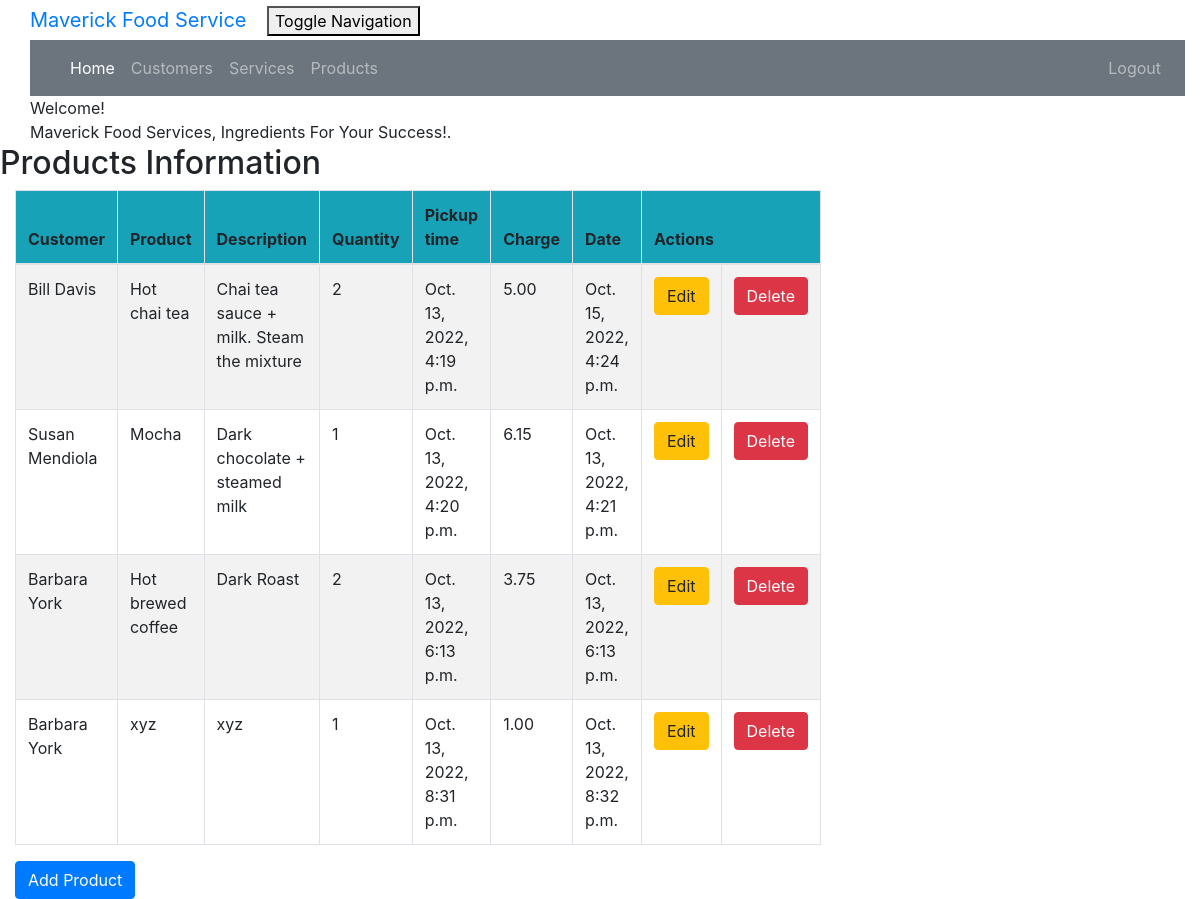
The page /product_list (signed in) on the database its author committed.
### crm/models.py (models this page shows, shortened)
class Product(models.Model):
    cust_name = models.ForeignKey(Customer, on_delete=models.CASCADE, related_name='products')
    product = models.CharField(max_length=100)
    description = models.TextField()
    quantity = models.IntegerField()
    pickup_time = models.DateTimeField(
        default=timezone.now)
    charge = models.DecimalField(max_digits=10, decimal_places=2)
    created_date = models.DateTimeField(
        default=timezone.now)
    updated_date = models.DateTimeField(auto_now_add=True)

class Customer(models.Model):
    cust_name = models.CharField(max_length=50)
    email = models.EmailField(max_length=100)
    phone = models.CharField(max_length=20)
    bldgroom = models.CharField(max_length=100)
    address = models.CharField(max_length=200)
    state = models.CharField(max_length=50)
    city = models.CharField(max_length=50, null=True)
    zipcode = models.CharField(max_length=10)
    organization = models.CharField(max_length=100)
    role = models.CharField(max_length=100)
    def __str__(self):
        return self.cust_name

### crm/views.py (the view)
# urls.py: path('product_list', views.product_list, name='product_list'),
@login_required
def product_list(request):
    products = Product.objects.filter(created_date__lte=timezone.now())
    return render(request, 'crm/product_list.html', {'products': products})

### crm/templates/crm/product_list.html (shortened to what this page needs)
<!DOCTYPE html>
{% extends 'crm/base.html' %}
{% block content %}
    {% load humanize %}
    <head>
    </head>
    <body class="bodylist">
    <div class="container">
        <div class="panel panel-primary">
            <div class="panel-heading">Welcome!</div>
            <div class="panel-body">
                Maverick Food Services, Ingredients For Your Success!.
            </div>
        </div>
    </div>
    <div class="row">
        <h2>Products Information</h2>
    </div>
    <div>
        <table class="table table-striped table-bordered table-hover w-auto">
            <thead>
            <tr class="bg-info">
                <th>Customer</th>
                <th>Product</th>
                <th>Description</th>
                <th>Quantity</th>
                <th>Pickup time</th>
                <th>Charge</th>
                <th>Date</th>
                <th colspan="3">Actions</th>
            </tr>
            </thead>
            <tbody>
            {% for product in products %}
                <tr>
                    <td>{{ product.cust_name }}</td>
                    <td>{{ product.product }}</td>
                    <td>{{ product.description }}</td>
                    <td>{{ product.quantity }}</td>
                    <td>{{ product.pickup_time }}</td>
                    <td>{{ product.charge|floatformat:2|intcomma }}</td>
                    <td>{{ product.updated_date }}</td>
                    <td><a href="{% url 'crm:product_edit' pk=product.pk %}"
                           class="btn btn-warning">Edit</a>
                    </td>
                    <td><a href="{% url 'crm:product_delete' pk=product.pk %}"
                           onclick="return confirm('Are you sure you want to delete?')"
                           class="btn btn-danger">Delete</a>
                    </td>
                </tr>
            {% endfor %}
            </tbody>
        </table>
    </div>
    <div>
        <a href="{% url 'crm:product_new' %}"><span
                class="btn btn-primary">Add Product</span></a>
    </div>
    </body>
{% endblock %}

### crm/static/css/portfolio.css (style rules this page uses)
body { padding-left: 15px; }

### rows shown on the page
Product: cust_name "Bill Davis", product "Hot chai tea", description "Chai tea sauce + milk. Steam the mixture", quantity "2", pickup_time "Oct. 13, 2022, 4:19 p.m.", charge "5.00", updated_date "Oct. 15, 2022, 4:24 p.m."
Product: cust_name "Susan Mendiola", product "Mocha", description "Dark chocolate + steamed milk", quantity "1", pickup_time "Oct. 13, 2022, 4:20 p.m.", charge "6.15", updated_date "Oct. 13, 2022, 4:21 p.m."
Product: cust_name "Barbara York", product "Hot brewed coffee", description "Dark Roast", quantity "2", pickup_time "Oct. 13, 2022, 6:13 p.m.", charge "3.75", updated_date "Oct. 13, 2022, 6:13 p.m."
Product: cust_name "Barbara York", product "xyz", description "xyz", quantity "1", pickup_time "Oct. 13, 2022, 8:31 p.m.", charge "1.00", updated_date "Oct. 13, 2022, 8:32 p.m."
